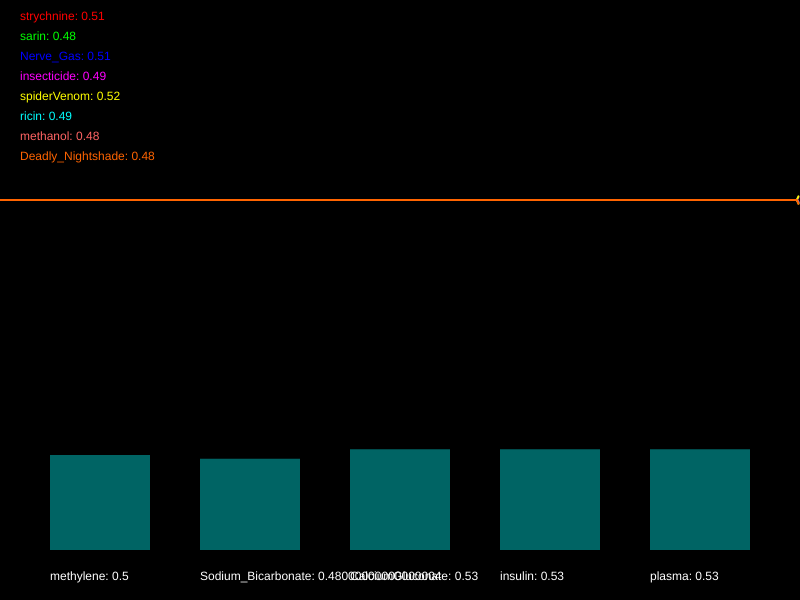
Frame 1 (no input)
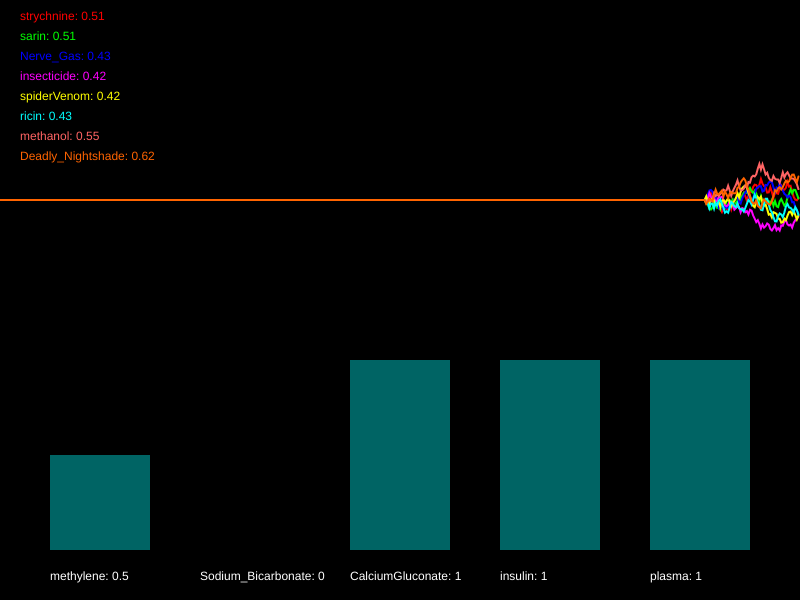
Frame 60 (no input)
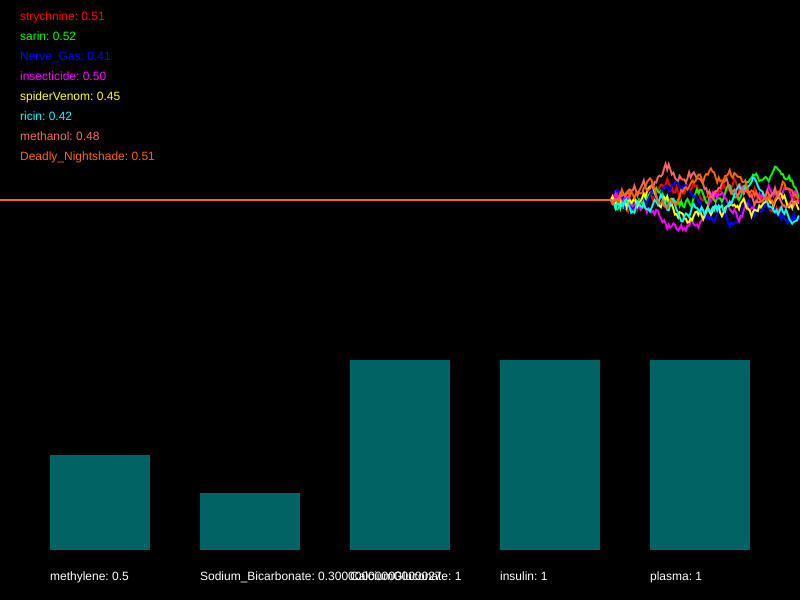
Frame 120 (the mouse pressed at the canvas centre since frame 60)

The p5.js sketch that drew these frames (run headless with seeded random() and noise() and a simulated clock; from frame 60 on, the mouse is pressed at the canvas centre):

// p5.js sketch
// ── sketch.js
/*

Officer: 3337827
CaseNum: 401-3-99243072-3337827

Case 401 - The Case of Norbert's Weiner Stand
Stage 4 - Mortal Cupcake

It seems that Norbert is getting desperate now. In what appears to be his final
stand he has set up his own cupcake shop. The laced cupcakes look delicious but
they are extremely dangerous. Just a brief whiff of one can induce a series of
deadly symptoms. This is Norbert’s most complex poison to date, so you’ll have
to work hard to produce a viable antidote.

You must develop the antidote by using conditional statements in the draw loop to
do the following.

	- When strychnine dips below 0.5 and Deadly_Nightshade dips below 0.4, whilst at the same time, spiderVenom goes above 0.35 or Nerve_Gas goes above 0.43, try decreasing methylene by 0.04
	- When ricin goes above 0.48, insecticide goes above 0.6, and also sarin goes above 0.42, try increasing methylene by 0.02
	- When sarin dips below 0.6 and insecticide dips below 0.59, or on the other hand, strychnine goes above 0.71 and spiderVenom dips below 0.55, try decreasing Sodium_Bicarbonate by 0.04
	- When Deadly_Nightshade dips below 0.4 or Nerve_Gas dips below 0.55, or on the other hand, methanol goes above 0.64 and ricin goes above 0.67, raise Sodium_Bicarbonate by 0.02
	- If spiderVenom goes above 0.67 and ricin dips below 0.5, whilst at the same time, insecticide goes above 0.53 or sarin dips below 0.5, decrement CalciumGluconate by 0.02
	- If either Deadly_Nightshade dips below 0.52, strychnine goes above 0.54, or perhaps Nerve_Gas dips below 0.72, increment CalciumGluconate by 0.03
	- If spiderVenom goes above 0.34, whilst at the same time, strychnine goes above 0.54 or Deadly_Nightshade goes above 0.37, decrease insulin by 0.02
	- If Nerve_Gas goes above 0.68 or ricin goes above 0.27, or on the other hand, sarin dips below 0.49 and methanol dips below 0.59, raise insulin by 0.05
	- If insecticide dips below 0.42 or methanol dips below 0.69, or on the other hand, ricin dips below 0.49 and sarin dips below 0.53, decrease plasma by 0.02
	- If Deadly_Nightshade goes above 0.37, whilst at the same time, Nerve_Gas dips below 0.64 or strychnine dips below 0.75, increase plasma by 0.05


Your conditional statements should:

consider the following poisons:

	- strychnine
	- sarin
	- Nerve_Gas
	- insecticide
	- spiderVenom
	- ricin
	- methanol
	- Deadly_Nightshade


and modify the following antidotes:

	- methylene
	- Sodium_Bicarbonate
	- CalciumGluconate
	- insulin
	- plasma


- There are many ways to complete this task but you should only use the
following commands:

	if(){}
	+=
	-=

*/

//Declare the poison variables
var strychnine;
var sarin;
var Nerve_Gas;
var insecticide;
var spiderVenom;
var ricin;
var methanol;
var Deadly_Nightshade;


//Declare the antidote variables
var methylene;
var Sodium_Bicarbonate;
var CalciumGluconate;
var insulin;
var plasma;


//This variable is used for drawing the graph
var graphs;


function setup()
{

	createCanvas(800,600);
	strokeWeight(2);

	//initialise the poisons and antidotes
	strychnine = 0.5;
	sarin = 0.5;
	Nerve_Gas = 0.5;
	insecticide = 0.5;
	spiderVenom = 0.5;
	ricin = 0.5;
	methanol = 0.5;
	Deadly_Nightshade = 0.5;
	methylene = 0.5;
	Sodium_Bicarbonate = 0.5;
	CalciumGluconate = 0.5;
	insulin = 0.5;
	plasma = 0.5;


	//fills the graph with empty values
	graphs = [];

	for(var i = 0; i < 8; i++)
	{
		graphs.push([]);
		for(var j = 0; j < 512; j++)
		{
			graphs[i].push(0.5);
		}
	}

}

function draw()
{

	//Develop the antidote below
	//Write conditional statements to change the amount of each substance ...

	//- When strychnine dips below 0.5 and Deadly_Nightshade dips below 0.4, whilst at the same time, spiderVenom goes above 0.35 or Nerve_Gas goes above 0.43, try decreasing methylene by 0.04
	if((strychnine < 0.5 && Deadly_Nightshade < 0.4)&&(spiderVenom > 0.35 || Nerve_Gas > 0.43))
	{
		try {
			methylene -= 0.04;
			}
		catch(err) {
			console.log("Error decreasing methylene by 0.03 current methylene = ",methylene);
			};
	};
	//- When ricin goes above 0.48, insecticide goes above 0.6, and also sarin goes above 0.42, try increasing methylene by 0.02
	if(ricin > 0.48 && insecticide > 0.6 && sarin > 0.42)
	{
		try {
			methylene += 0.02;
		} 
		catch (err) {
			console.log("Error increasing methylene by 0.02 current methylene = ",methylene);
		}
	};
	//- When sarin dips below 0.6 and insecticide dips below 0.59, or on the other hand, strychnine goes above 0.71 and spiderVenom dips below 0.55, try decreasing Sodium_Bicarbonate by 0.04
	if((sarin < 0.6 && insecticide < 0.59) || (strychnine > 0.71 && spiderVenom < 0.55))
	{
		try {
			Sodium_Bicarbonate -= 0.04;
		} 
		catch (err) {
			console.log("Error increasing Sodium_Bicarbonate by 0.04 current Sodium_Bicarbonate = ",Sodium_Bicarbonate);
		}
	};
	//- When Deadly_Nightshade dips below 0.4 or Nerve_Gas dips below 0.55, or on the other hand, methanol goes above 0.64 and ricin goes above 0.67, raise Sodium_Bicarbonate by 0.02
	if((Deadly_Nightshade < 0.4 || Nerve_Gas < 0.55) || (methanol > 0.64 && ricin > 0.67))
	{
		Sodium_Bicarbonate += 0.02;
	};
	//- If spiderVenom goes above 0.67 and ricin dips below 0.5, whilst at the same time, insecticide goes above 0.53 or sarin dips below 0.5, decrement CalciumGluconate by 0.02
	if((spiderVenom > 0.67 && ricin < 0.5) && (insecticide > 0.53 || sarin < 0.5 ))
	{
		CalciumGluconate -= 0.02;
	};
	//- If either Deadly_Nightshade dips below 0.52, strychnine goes above 0.54, or perhaps Nerve_Gas dips below 0.72, increment CalciumGluconate by 0.03
	if(Deadly_Nightshade < 0.52 || strychnine > 0.54 || Nerve_Gas < 0.72)
	{
		CalciumGluconate += 0.03;
	}
	//- If spiderVenom goes above 0.34, whilst at the same time, strychnine goes above 0.54 or Deadly_Nightshade goes above 0.37, decrease insulin by 0.02
	if(spiderVenom > 0.34 && (strychnine > 0.54 || Deadly_Nightshade > 0.37))
	{
		insulin -= 0.02;
	}
	//- If Nerve_Gas goes above 0.68 or ricin goes above 0.27, or on the other hand, sarin dips below 0.49 and methanol dips below 0.59, raise insulin by 0.05
	if((Nerve_Gas > 0.68 || ricin > 0.27)||(sarin < 0.49 && methanol < 0.59))
	{
		insulin += 0.05;
	}
	//- If insecticide dips below 0.42 or methanol dips below 0.69, or on the other hand, ricin dips below 0.49 and sarin dips below 0.53, decrease plasma by 0.02
	if((insecticide < 0.42 || methanol < 0.69) || ( ricin < 0.49 && sarin < 0.53))
	{
		plasma -= 0.02;
	}
	//- If Deadly_Nightshade goes above 0.37, whilst at the same time, Nerve_Gas dips below 0.64 or strychnine dips below 0.75, increase plasma by 0.05
	if(Deadly_Nightshade > 0.37 && (Nerve_Gas < 0.64 || strychnine < 0.75))
	{
		plasma += 0.05;
	}



	//////////////////////////////////////////////////////

	//the code below generates new values using random numbers

	/*
		For testing, you might want to temporarily comment out
		these lines and set the same variables to constant values
		instead.
	*/

	strychnine = nextValue(graphs[0],strychnine);
	sarin = nextValue(graphs[1],sarin);
	Nerve_Gas = nextValue(graphs[2],Nerve_Gas);
	insecticide = nextValue(graphs[3],insecticide);
	spiderVenom = nextValue(graphs[4],spiderVenom);
	ricin = nextValue(graphs[5],ricin);
	methanol = nextValue(graphs[6],methanol);
	Deadly_Nightshade = nextValue(graphs[7],Deadly_Nightshade);


	methylene = constrain(methylene, 0, 1);
	Sodium_Bicarbonate = constrain(Sodium_Bicarbonate, 0, 1);
	CalciumGluconate = constrain(CalciumGluconate, 0, 1);
	insulin = constrain(insulin, 0, 1);
	plasma = constrain(plasma, 0, 1);


	///////// DO NOT CHANGE THE CODE BELOW ///////////

	//drawing code

	// set background
	background(0);
	noFill();

	//draw the graphs for the vitals

	var colors = [
		color(255, 0, 0),
		color(0, 255, 0),
		color(0, 0, 255),
		color(255, 0, 255),
		color(255, 255, 0),
		color(0, 255, 255),
		color(255, 100, 100),
		color(255, 100, 0)
	];

	for(var i = 0; i < graphs.length; i++)
	{
		stroke(colors[i]);
		drawGraph(graphs[i]);
	}

	//draw the poisons as text
	noStroke();
	fill(colors[0]);
	text('strychnine: ' + nf(strychnine,1,2), 20,20);
	fill(colors[1]);
	text('sarin: ' + nf(sarin,1,2), 20,40);
	fill(colors[2]);
	text('Nerve_Gas: ' + nf(Nerve_Gas,1,2), 20,60);
	fill(colors[3]);
	text('insecticide: ' + nf(insecticide,1,2), 20,80);
	fill(colors[4]);
	text('spiderVenom: ' + nf(spiderVenom,1,2), 20,100);
	fill(colors[5]);
	text('ricin: ' + nf(ricin,1,2), 20,120);
	fill(colors[6]);
	text('methanol: ' + nf(methanol,1,2), 20,140);
	fill(colors[7]);
	text('Deadly_Nightshade: ' + nf(Deadly_Nightshade,1,2), 20,160);


	//draw the antidotes bar chart
	drawBar(methylene,50,'methylene');
	drawBar(Sodium_Bicarbonate,200,'Sodium_Bicarbonate');
	drawBar(CalciumGluconate,350,'CalciumGluconate');
	drawBar(insulin,500,'insulin');
	drawBar(plasma,650,'plasma');


}

function nextValue(graph, val)
{
	//gets the next value for a vital and puts it in an array for drawing
	var delta = random(-0.03,0.03);

	val += delta;
	if(val > 1 || val < 0)
	{
		delta *= -1;
		val += delta * 2;
	}

	graph.push(val)
	graph.shift();
	return val;
}

function drawGraph(graph)
{
	//draws an array as a graph
	beginShape();
	for(var i = 0; i < graph.length; i++)
	{
			vertex(width * i/512, height * 0.5 - graph[i]* height/3)
	}
	endShape();
}


function drawBar(val, x, name)
{
	//draws the bars for bar chart
    noStroke();
    fill(0,100,100);
	var mh = height * 0.4 - 50;
	rect(x,(height - 50) - val*mh, 100, val*mh);
    fill(255);
	text(name + ": " + val, x, height - 20);
}
